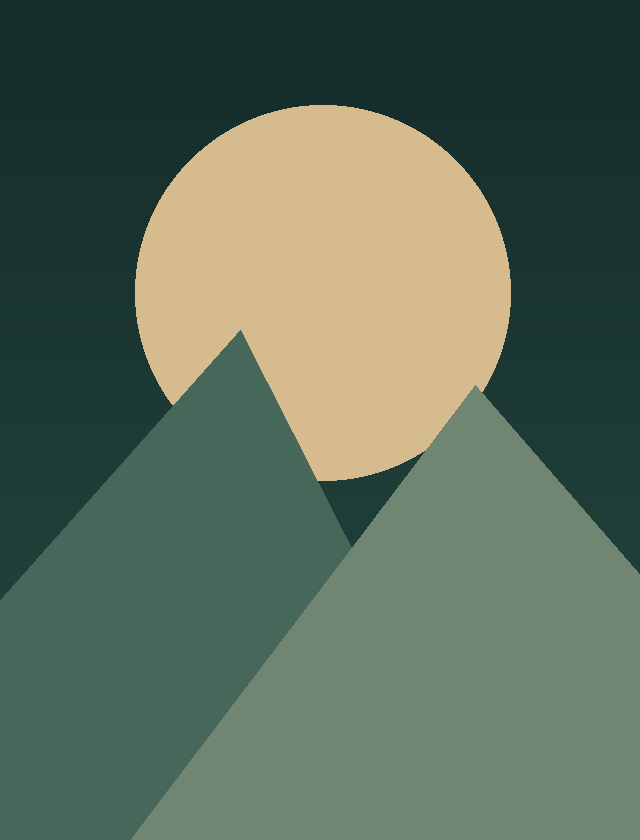
#> input picture backend/tests/fixtures/a1111.png, 640 x 840 px
$ python -i parsers.py   (imports and definitions only)
#> lines starting #> are read from the running program, lines starting #| are printed output that depends on the picture
"""Bounded extraction and lossless, versioned adapters. No generator runtime is executed."""
import base64
import gzip
import io
import json
import math
import re
import unicodedata
from dataclasses import dataclass, field
from pathlib import Path
from typing import Protocol

from PIL import ExifTags, Image

Image.MAX_IMAGE_PIXELS = 64_000_000
PARSER_VERSION = "1.1.0"
MAX_METADATA = 8 * 1024 * 1024
EXTENSIONS = {".png", ".jpg", ".jpeg", ".webp"}


def canonical(value: str) -> str:
    return unicodedata.normalize("NFKC", value).strip().casefold()


# [132 lines left out: functions safe_json, text_value, json_object, extract_stealth, sidecars_for, extract, not called in this run]


@dataclass
class Parsed:
    normalized: dict = field(default_factory=dict)
    warnings: list[str] = field(default_factory=list)
    conflicts: list[dict] = field(default_factory=list)
    parser: str = "generic"
    confidence: float = 0.0
    raw: dict = field(default_factory=dict)


class MetadataParser(Protocol):
    key: str
    def detect(self, data: dict) -> float: ...
    def extract(self, data: dict) -> dict: ...
    def normalize(self, data: dict) -> Parsed: ...


class A1111Parser:
    key = "a1111"

    def detect(self, data):
        return 0.9 if "Steps:" in text_value(data.get("parameters")) else 0

    def extract(self, data):
        return {"parameters": text_value(data.get("parameters"))}

    # [22 lines left out: function normalize, not called in this run]


class NovelAIParser:
    key = "novelai"

    def detect(self, data):
        comment = json_object(data.get("Comment")) or data
        return 0.98 if ("novelai" in str(data.get("Software", "")).lower()
                        or "nai-" in str(data.get("Source", "")).lower()
                        or "v4_prompt" in comment or "characterPrompts" in comment
                        or ("uc" in comment and "sampler" in comment)) else 0

    def extract(self, data):
        return data

    # [36 lines left out: function normalize, not called in this run]


class ComfyUIParser:
    key = "comfyui"

    # [4 lines left out: function detect, not called in this run]

    def extract(self, data):
        return {"prompt": json_object(data.get("prompt")), "workflow": json_object(data.get("workflow"))}

    # [55 lines left out: function normalize, not called in this run]


PARSERS: list[MetadataParser] = [NovelAIParser(), ComfyUIParser(), A1111Parser()]


def parse_data(data: dict) -> Parsed:
    parser = max(PARSERS, key=lambda p: p.detect(data))
    if parser.detect(data) == 0:
        return Parsed(raw=data)
    try:
        result = parser.normalize(parser.extract(data))
        result.confidence, result.raw = parser.detect(data), data
        return result
    except (ValueError, TypeError, KeyError, AttributeError) as exc:
        return Parsed(warnings=[f"{parser.key} 部分元数据无效：{exc}"], parser=parser.key)


# [104 lines left out: function normalize, not called in this run]


DICTIONARY = {
    "white hair": "hair:white", "black hair": "hair:black", "blonde hair": "hair:blonde",
    "blue eyes": "eyes:blue", "green eyes": "eyes:green", "red eyes": "eyes:red",
    "school uniform": "clothes:school_uniform", "dress": "clothes:dress",
    "outdoors": "scene:outdoors", "indoors": "scene:indoors", "sunset": "lighting:sunset",
    "cinematic lighting": "lighting:cinematic", "anime": "style:anime",
    "masterpiece": "quality:masterpiece", "looking at viewer": "pose:looking_at_viewer",
}


# [47 lines left out: function tokenize_prompt, not called in this run]

>>> import cv2
>>> picture = cv2.imread('../tests/fixtures/a1111.png', cv2.IMREAD_GRAYSCALE)
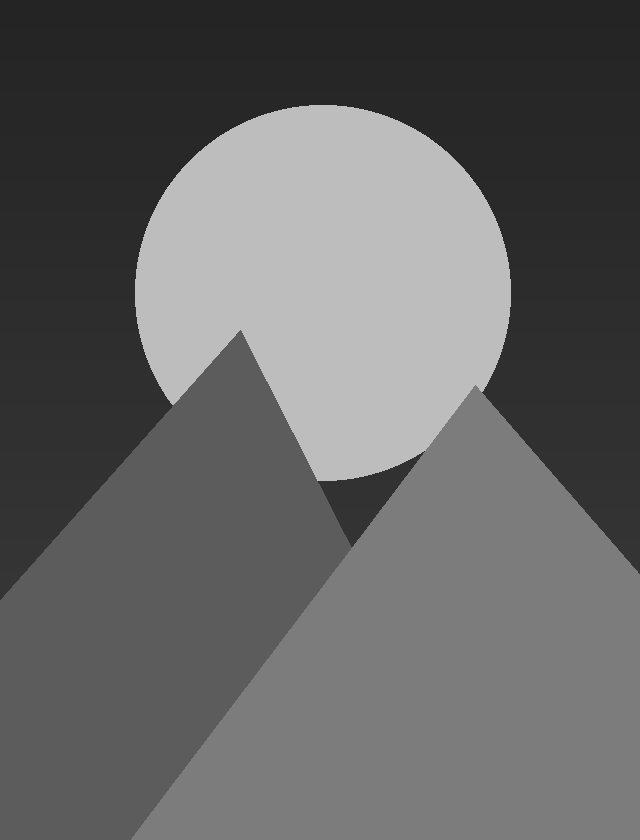
#> picture: shape (840, 640); min 36, max 189, mean 99.9
#> (the run stopped early here; a loop or call above may not have finished)
